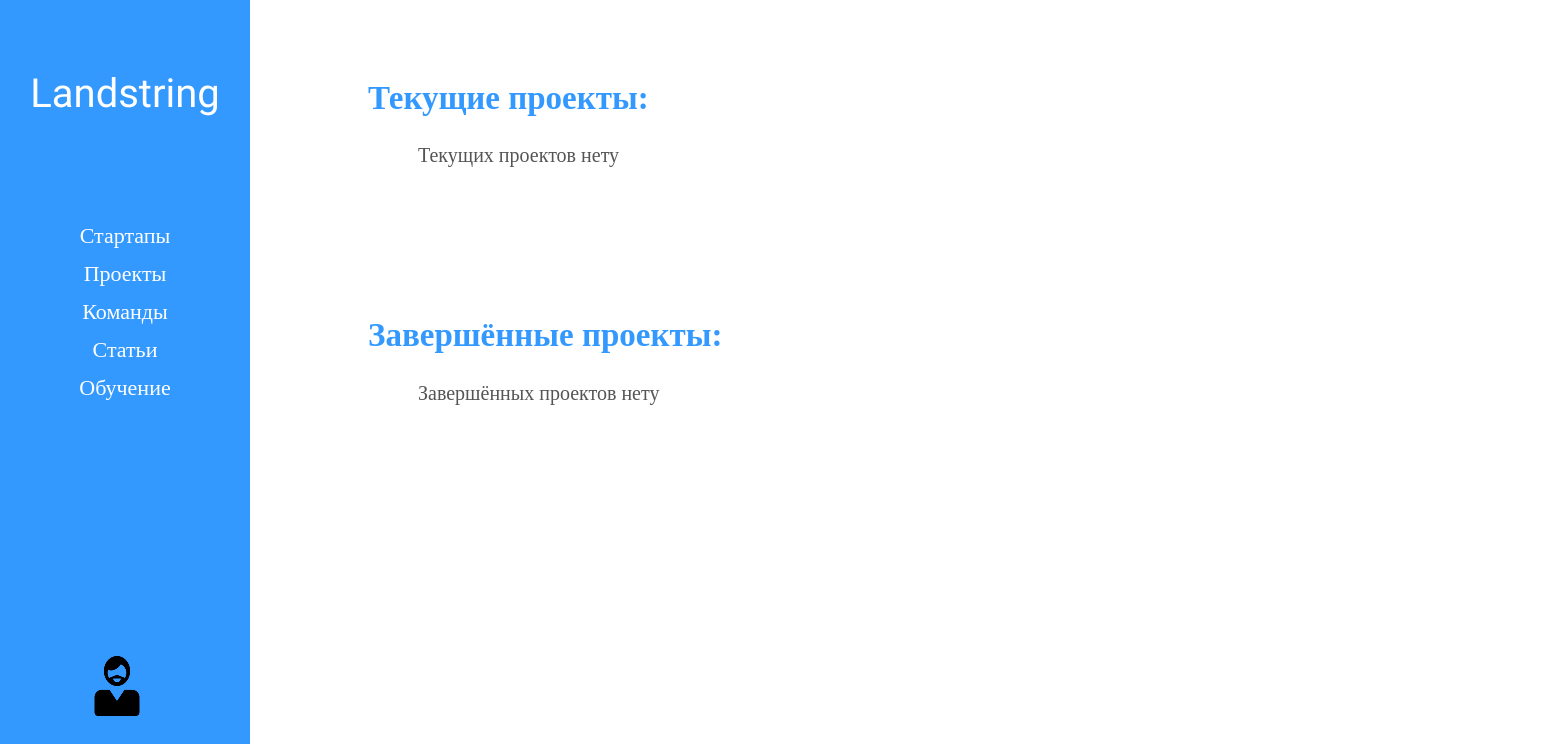
The page /projects/ (signed in) on the database as committed earlier.
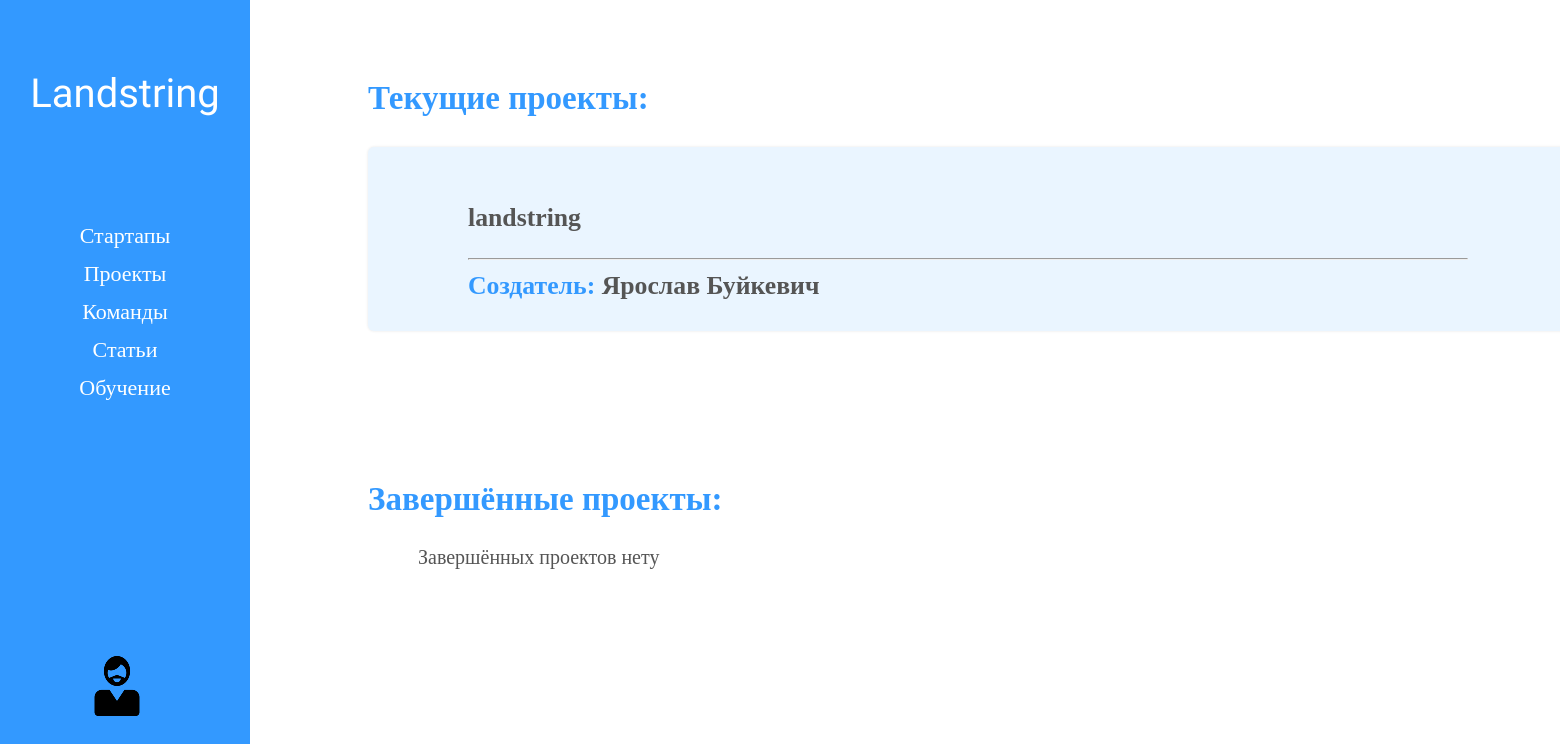
The same page on the database as committed later.
### accounts/models.py (models this page shows, shortened)
class PersonalProject(models.Model):
    name = models.CharField(verbose_name="Название проекта", max_length=100)
    description = models.TextField(verbose_name="Описание проекта")
    author = models.ForeignKey(
        settings.AUTH_USER_MODEL,
        on_delete=models.CASCADE,
    )
    completed = models.BooleanField(verbose_name="Проект выполнен")
    class Meta:
        verbose_name = "личный проект"
        verbose_name_plural = "Личные проекты"

### accounts/views.py (the view)
# urls.py: path('projects/', views.projects, name="projects"),
@login_required(login_url='login')
def projects(request):
    personal_projects = PersonalProject.objects.filter(author = request.user.id).filter(completed = False).order_by('-id')
    finished_personal_projects =  PersonalProject.objects.filter(author = request.user.id).filter(completed = True).order_by('-id')
    context = {'p_p': personal_projects, 'f_p_p':  finished_personal_projects}
    return render(request, 'accounts/projects.html', context)

### accounts/templates/accounts/projects.html
{% extends "accounts/base.html" %}
{% load static %}
{% block styles %}
<link rel="stylesheet" href="{% static 'accounts/css/projects_list.css' %}">
{% endblock styles %}
{% block content %}
<div class="main">
    <div class="projects_list">
        <h2>Текущие проекты:</h2>
        {% if p_p %}
            {% for project in p_p %}
            <div class="project">
                <a href="{{ project.id }}" class="project_title"><h3 class="project_title">{{ project.name }}</h3></a>
                <hr />
                <div class="creator">
                    <h3 class="text">Создатель: </h3>
                    <h3 class="name">{{ project.author.first_name}} {{ project.author.last_name }}</h3>
                </div>
            </div>
            {% endfor %}
        {% else %}
            <p class="length_0">Текущих проектов нету</p>
        {% endif %}
        <h2 class="finished">Завершённые проекты:</h2>
        {% if f_p_p %}
            {% for project in f_p_p %}
            <div class="project">
                <a href="{{ project.id }}" class="project_title"><h3 class="project_title">{{ project.name }}</h3></a>
                <hr />
                <div class="creator">
                    <h3 class="text">Создатель: </h3>
                    <h3 class="name">{{ project.author.first_name}} {{ project.author.last_name }}</h3>
                </div>
            </div>
            {% endfor %}
        {% else %}
            <p class="length_0">Завершённых проектов нету</p>
        {% endif %}
    </div>
</div>
{% endblock content %}

Rows that differ between the two databases and show on the page:
added PersonalProject: name "landstring", author.first_name "Ярослав", author.last_name "Буйкевич"
Other text that changed with them:
text no longer shown: "Текущих проектов нету"
